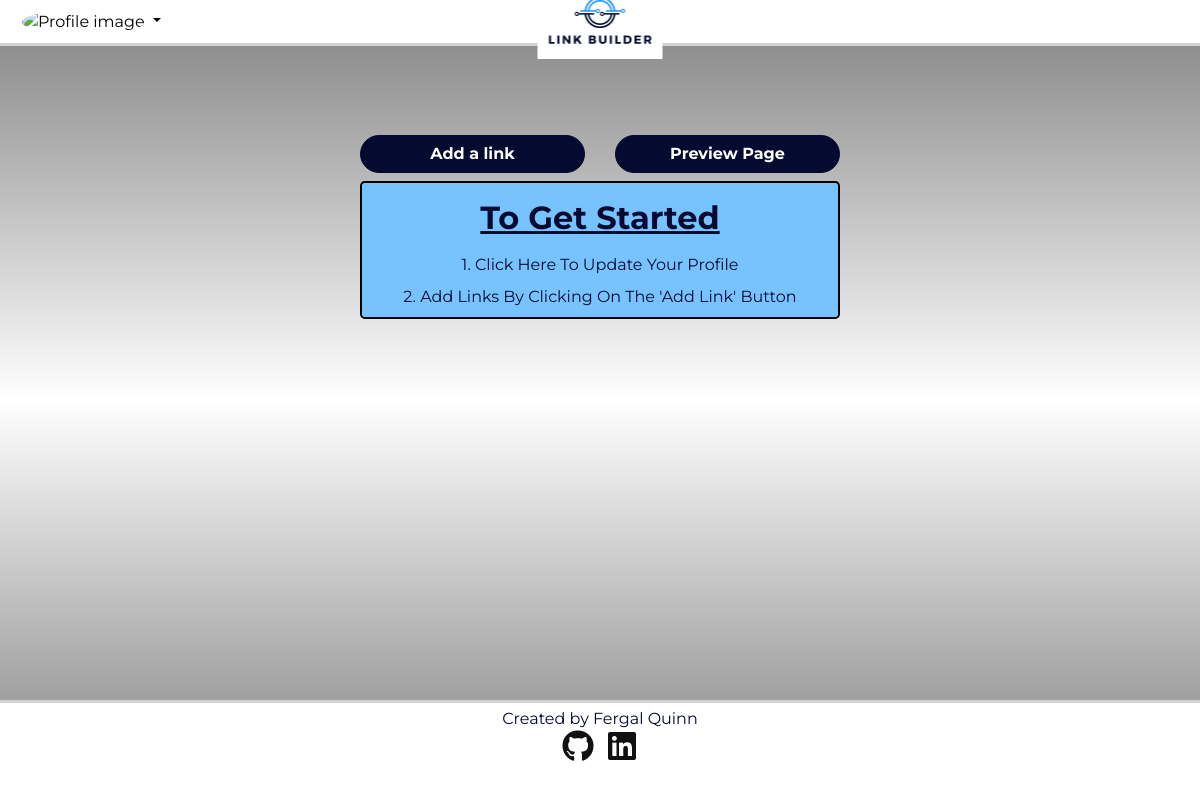
Before: / (signed in) with the older database file.
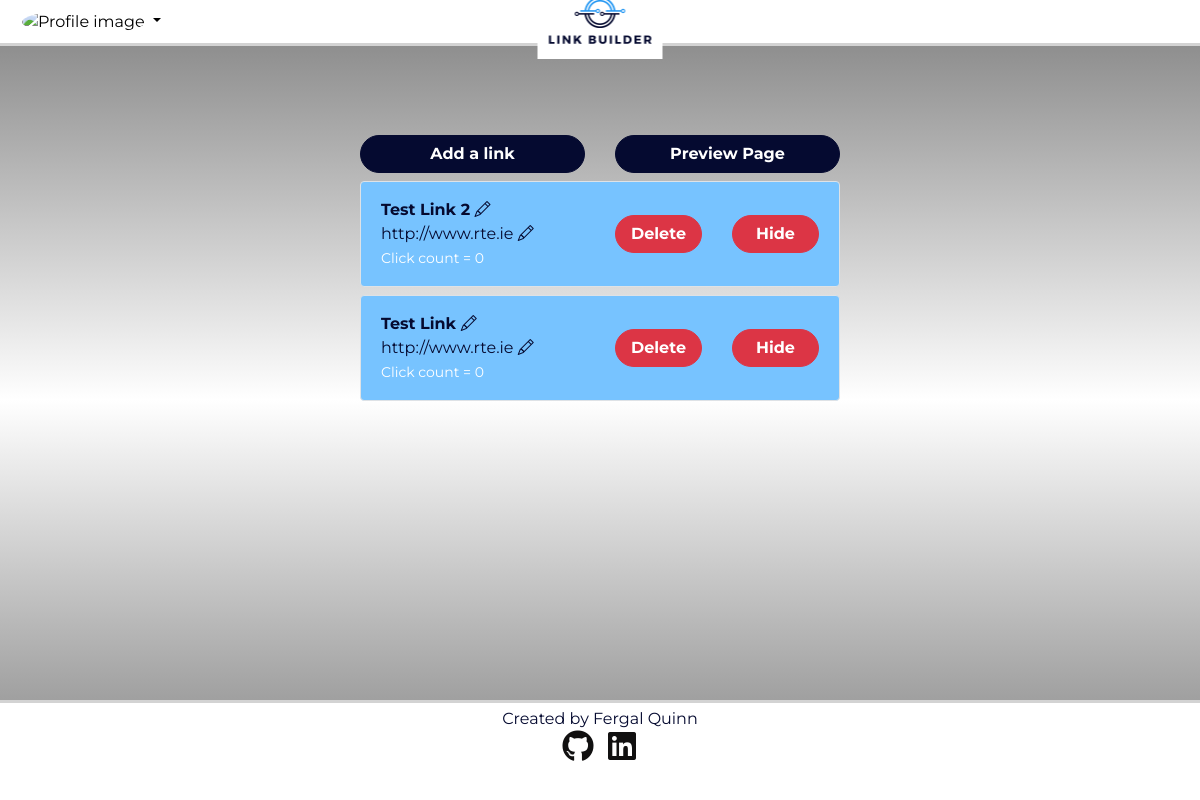
After: the same page with the newer database file.
### links/models.py (models this page shows, shortened)
class Url_Links(models.Model):
    user = models.ForeignKey(User, on_delete=models.CASCADE)
    title = models.CharField(max_length=200, blank=False)
    link = models.URLField(blank=False)
    url_image = CloudinaryField('image', default='url_placeholder')
    visible = models.BooleanField(default=True)
    click_count = models.PositiveIntegerField(default=0)
    class Meta:
        verbose_name_plural = 'URL Links'

### links/views.py (the view)
# urls.py: path('', links_views.learn, name='home'),
def learn(request):
    if request.user.is_authenticated:
        return links_view(request)
    else:
        return render(request, 'links/learn.html')

### links/views.py (called while the page is built)
@login_required
def links_view(request):
    data = Url_Links.objects.all().filter(user=request.user)
    context = {
        }
    context["dataset"] = data.order_by('-id')
    return render(request, 'links/index.html', context)

### links/templates/links/index.html (shortened to what this page needs)
{% extends "links/base.html" %}
{% block content %}
<div class="link-boxes-buttons container border mb-2 border-0">
    <div class="row">
        <div class="col-6 text-center pl-0">
            <a href="{% url 'add-link' %}" id="addlink"
                class="btn btn-success btn-block rounded-pill font-weight-bold text-white" title="Add a link">Add a
                link</a>
        </div>
        <div class="col-6 text-center pr-0">
            <a href="{% url 'external-view' user.username %}" id="previewpage"
                class="btn btn-success btn-block rounded-pill font-weight-bold text-white"
                title="Preview your customer LinkBuilder Page">Preview
                Page</a>
        </div>
    </div>
</div>
{% for url in dataset %}
<div class="link-boxes container border mb-2 py-3 rounded wrapper">
    <div class="row">
        <div class="col-6">
            <div class="font-weight-bold overflow-hidden">
                {{ url.title }}<a href="{% url 'edit-link' url.id %}">
                    <i data-toggle="edit" class="bi bi-pencil" title="Edit Link"></i>
                </a>
            </div>
            <div class="overflow-hidden">
                {{ url.link }}<a href="{% url 'edit-link' url.id %}">
                    <i data-toggle="edit" class="bi bi-pencil" title="Edit Link"></i>
                </a>
            </div>
            <div>
                <small class="text-white" data-toggle="tooltip" data-placement="right" title="Number of clicks this link has received on your linkbuilder site">Click count = {{ url.click_count }}</small>
            </div>
        </div>
        <div class="col-6">
            <div class="row h-100">
                <div class="col-6 my-auto">
                    <a class="btn btn-danger btn-block rounded-pill font-weight-bold text-white"
                        href="{% url 'delete-link' url.id %}">Delete</a>
                </div>
                <div class="col-6 my-auto">
                    {% if url.visible is True %}
                    <a class="btn btn-danger btn-block rounded-pill font-weight-bold hidebutton text-white"
                        href="/toggle/{{ url.id }}" title="Hide link on your customer LinkBuilder Page">Hide
                    </a>
                    {% else %}
                    <a class="btn btn-success btn-block rounded-pill font-weight-bold showbutton text-dark"
                        href="/toggle/{{ url.id }}" title="Show link on your customer LinkBuilder Page">Show</a>
                    {% endif %}
                </div>
            </div>
        </div>
    </div>
</div>
{% empty %}
<div class="jumbotron">
    <div class="row">
        <div class="col-12 text-center mt-2">
            <h1 class="font-weight-bold"><u>To Get Started</u></h1>
        </div>
        <div class="col-12 text-center mt-2">
            1. <a href="{% url 'profile' %}">Click Here</a> To Update Your Profile
        </div>
        <div class="col-12 text-center mt-2">
            2. Add Links By Clicking On The 'Add Link' Button
        </div>
    </div>
</div>
{% endfor %}
{% endblock %}

### links/templates/links/base.html (shortened to what this page needs)
{% load static %}
<!doctype html>
<html lang="en">
<head>
  <link rel="stylesheet" href="https://cdn.jsdelivr.net/npm/bootstrap@4.6.1/dist/css/bootstrap.min.css"
>
  <link rel="stylesheet" href="https://cdnjs.cloudflare.com/ajax/libs/font-awesome/5.15.3/css/all.min.css">
  <link rel="stylesheet" href="https://cdn.jsdelivr.net/npm/bootstrap-icons@1.8.1/font/bootstrap-icons.css">
  <link rel="stylesheet" href="{% static 'css/style.css' %}">
</head>
<body class="d-flex flex-column min-vh-100">
  <header>
    <nav class="navbar navbar-expand-lg navbar-light bg-white">
      <div class="navbar-nav d-flex">
        {% if user.is_authenticated %}
        <div class="dropdown">
          <button class="dropdown-toggle" type="button" id="dropdownMenuButton" data-toggle="dropdown"
            aria-expanded="false" aria-label="Login-In and Register">
            {% if "placeholder" in user.profile.profile_image.url %}
            <img class="profile-image rounded-circle account-img"
              src="https://res.cloudinary.com/dc4pc9t8i/image/upload/v1652951808/uv2zyend3ck99djnjc7x.jpg"
              alt="Profile image">
            {% else %}
            <img class="profile-image rounded-circle account-img" src="{{ user.profile.profile_image.url }}"
              alt="Profile image">
            {% endif %}
          </button>
        </div>
        {% endif %}
      </div>
      <div id="logo">
        <a href="{% url 'home' %}"><img id="logo-image" src="{% static 'images/Link_Builder.png' %}"
            alt="Link Builder Logo"></a>
      </div>
    </nav>
  </header>
  <main class="flex-fill">
    {% block content %}{% endblock content %}
  </main>
  <footer>
    <div class="container-fluid">
      <div class="row">
        <div class="col">
        </div>
        <div class="text-center col-8 mt-1">
          <div class="uppercase general-sub">Created by Fergal Quinn</div>
          <ul class="list-inline social-links">
            <li class="list-inline-item">
              <a target="_blank" href="https://github.com/fergalquinn77">
                <i class="fab fa-github" aria-hidden="true"></i>
              </a>
            </li>
            <li class="list-inline-item">
              <a target="_blank" href="https://www.linkedin.com/in/fergal-quinn-85247316/">
                <i class="fab fa-linkedin" aria-hidden="true"></i>
              </a>
            </li>
          </ul>
        </div>
        <div class="col">
        </div>
      </div>
    </div>
  </footer>
</body>
</html>

### static/css/style.css (style rules this page uses)
body { color: #050a30; background-image: linear-gradient(rgb(128, 128, 128), white, grey); font-family: 'Montserrat', sans-serif; }
.navbar { border-bottom: solid; border-color: lightgray; }
#logo { position: absolute; left: 50%; transform: translatex(-50%); }
#logo-image { width: 125px; }
header { height: 125px; margin-bottom: 10px; }
footer { height: 100px; background-color: white; border-top: solid; border-color: lightgray; }
.dropdown button { border-width: 0px; background-color: white; }
.profile-image, .company-profile-pic { width: 100px; height: 100px; }
.social-links { padding-bottom: 15px; }
.social-links li a i { width: 32px; height: 32px; padding: 12px 0; font-size: 32px; line-height: 7px; text-align: center; color: #111010; transition: all 0.35s ease-in-out; -moz-transition: all 0.35s ease-in-out; -webkit-transition: all 0.35s ease-in-out; -o-transition: all 0.35s ease-in-out; }
html, body { height: 100%; }
body { display: flex; flex-direction: column; }
.wrapper { flex: 1 0 auto; padding: 20px; }
#addlink, #previewpage, #home, #add-ticket { background-color: #050a30; border-color: #050a30; }
a, .btn { color: #050a30; }
.btn-danger { color: white; }
.btn-success { background-color: lightgreen; }
.link-boxes { background-color: #77c3ff; max-width: 40%; }
.link-boxes-buttons { max-width: 40%; border: none; }

Changed rows visible on the page:
added Url_Links: title "Test Link 2", link "http://www.rte.ie", click_count "0"
added Url_Links: title "Test Link", link "http://www.rte.ie", click_count "0"
Other visible differences:
text no longer shown: "To Get Started 1. Click Here To Update Your Profile 2. Add Links By Clicking On The 'Add Link' Button"
